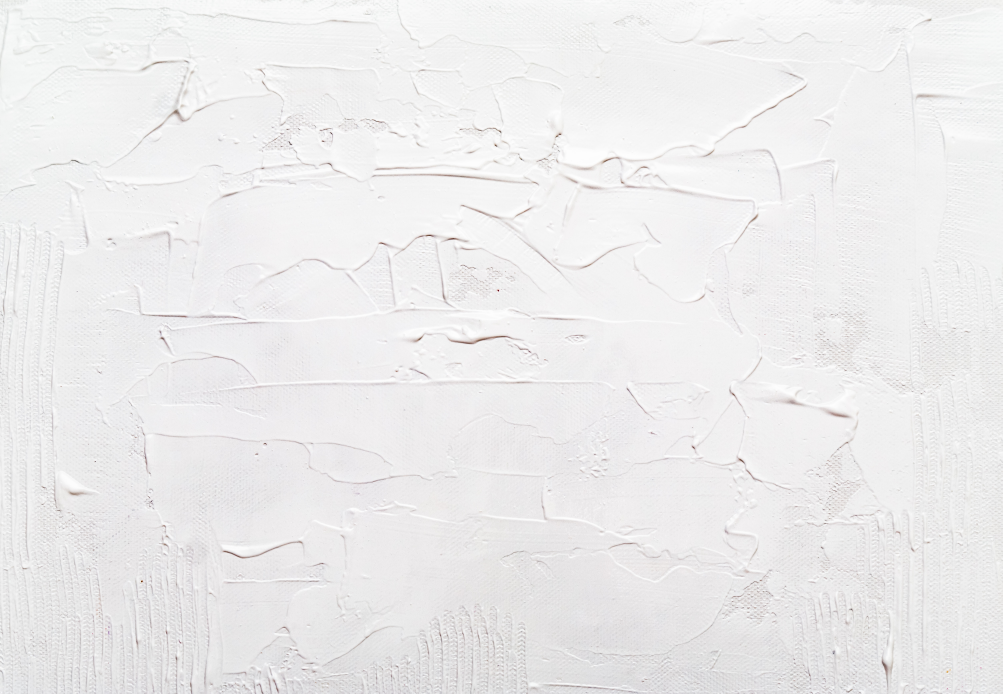
#> input picture PREDICTING_TRAJECTORY_KALMAN_FILTER/image/image.jpg, 5012 x 3469 px (shown at 1/5 size)
$ python part1.py
#> lines starting #> are read from the running program, lines starting #| are printed output that depends on the picture; after the words box and inside, x2 and y2 are one past the last pixel; in counts of white or black regions, pixels touching at a corner belong together
### PREDICTING_TRAJECTORY_KALMAN_FILTER/kalmanfilter.py
import cv2
import numpy as np


class KalmanFilter:
    kf = cv2.KalmanFilter(4, 2)
    kf.measurementMatrix = np.array([[1, 0, 0, 0], [0, 1, 0, 0]], np.float32)
    kf.transitionMatrix = np.array([[1, 0, 1, 0], [0, 1, 0, 1], [0, 0, 1, 0], [0, 0, 0, 1]], np.float32)


    def predict(self, coordX, coordY):
        ''' This function estimates the position of the object'''
        measured = np.array([[np.float32(coordX)], [np.float32(coordY)]])
        self.kf.correct(measured)
        predicted = self.kf.predict()
        x, y = int(predicted[0]), int(predicted[1])
        return x, y

### PREDICTING_TRAJECTORY_KALMAN_FILTER/part1.py
import cv2
from kalmanfilter import KalmanFilter

kf = KalmanFilter()

circle_positions = [(50, 100), (100, 100), (150, 100), (200, 100), (250, 100), (300, 100), (350, 100), (400, 100), (450, 100)]
img = cv2.imread('image/image.jpg')
#> img is the input picture: shape (3469, 5012, 3); mean B, G, R 236.6, 236.2, 236.9
resized_image = cv2.resize(img, (0,0), fx= 0.2, fy=0.2, interpolation=cv2.INTER_AREA)
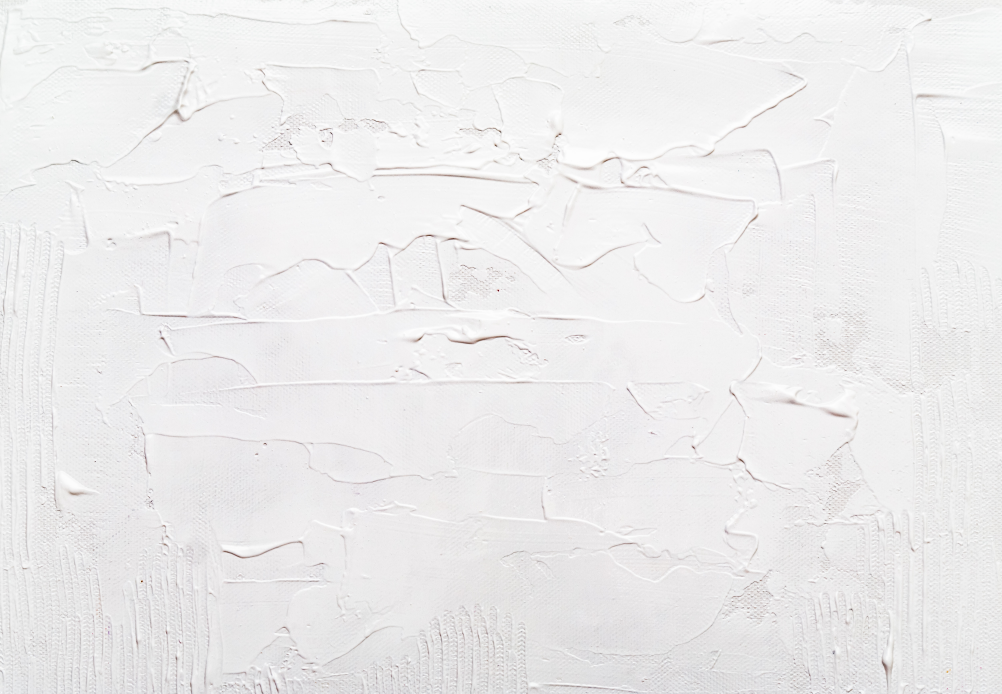
#> resized_image: shape (694, 1002, 3); mean B, G, R 236.6, 236.2, 236.9

#drawing raw circle points
for pt in circle_positions:
    cv2.circle(resized_image, pt, 15, (255, 0, 0),-1)
    # predicting trajectory
    predicted = kf.predict(pt[0], pt[1])
    print(predicted)
    cv2.circle(resized_image, predicted, 15, (0, 255, 0), 5)
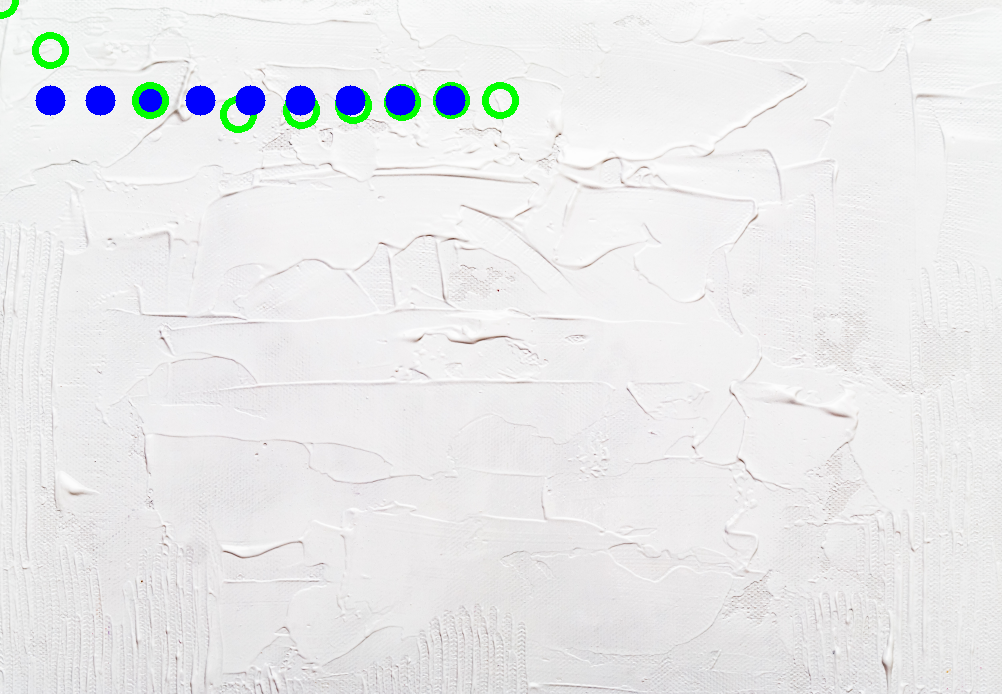
#> resized_image: shape (694, 1002, 3); 1.47% of pixels changed, all inside (x1, y1, x2, y2) = (0, 0, 519, 133)
#predicting next trajectory
# predicted1 = kf.predict(predicted[0], predicted[1])
# cv2.circle(resized_image, predicted1, 15, (0, 255, 0), 5)

# predicting next 10 trajectories
for i in range(10):
    predicted = kf.predict(predicted[0], predicted[1])
    cv2.circle(resized_image, predicted, 15, (0, 255, 0), 5)
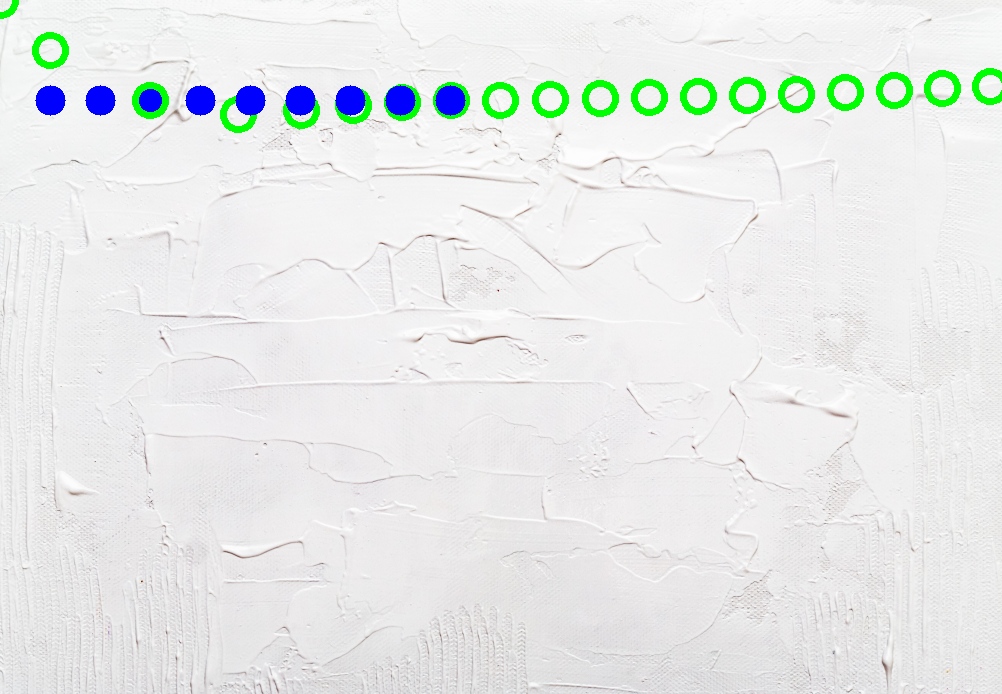
#> resized_image: shape (694, 1002, 3); 0.92% of pixels changed, all inside (x1, y1, x2, y2) = (532, 68, 1002, 118)


cv2.imshow('Image', resized_image)
cv2.waitKey(0)
